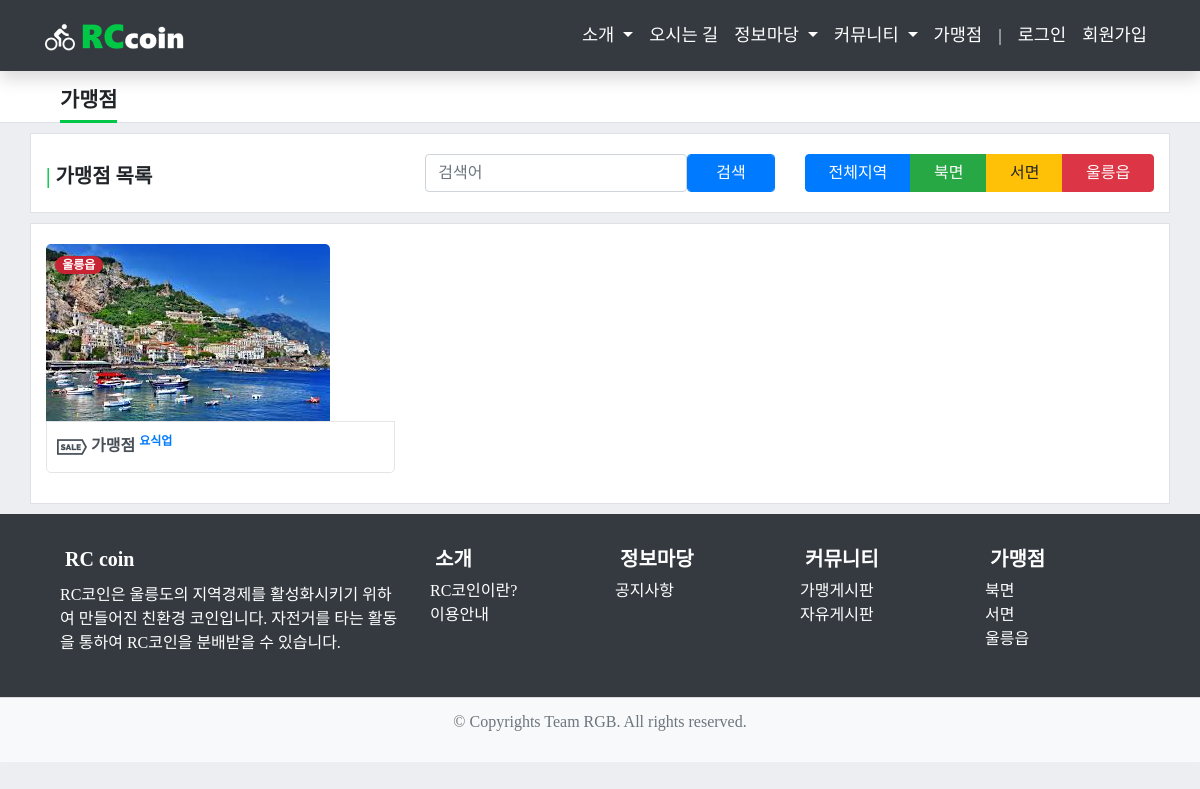
The app's page /store/list/ with its own data.
### store/models.py (models this page shows, shortened)
class Photo(models.Model):
    store = models.ForeignKey('Store', on_delete=models.CASCADE)
    image = ThumbnailImageField(upload_to=upload_path_handler, null=True)
    upload_date = models.DateTimeField(auto_now_add=True)
    class Meta:
        ordering = ['store']

@python_2_unicode_compatible
class Store(models.Model):
    name = models.CharField(max_length=100, null=True)
    corporate_number = models.CharField(max_length=12, null=True)
    representative = models.ForeignKey(User, null=True, on_delete=models.CASCADE)
    category = models.ForeignKey(Category, null=True, on_delete=models.CASCADE)
    location = models.ForeignKey(Location, null=True, on_delete=models.CASCADE)
    address = models.CharField(max_length=100, null=True, default='-')
    phone_number = models.CharField(max_length=15, null=True, default='-')
    url = models.CharField(max_length=100, null=True, default='-')
    opening_hour = models.CharField(max_length=2, null=True)
    opening_minute = models.CharField(max_length=2, null=True)
    closing_hour = models.CharField(max_length=2, null=True)
    closing_minute = models.CharField(max_length=2, null=True)
    description = models.TextField(blank=True)
    registered_date = models.DateTimeField(auto_now_add=True, null=True)
    modified_date = models.DateTimeField(auto_now=True)
    status = models.IntegerField(default=1)
    def __str__(self):
        return self.name

class Location(models.Model):
    loc = models.CharField(max_length=20)
    def __str__(self):
        return self.loc

class Category(models.Model):
    domain = models.CharField(max_length=20)
    def __str__(self):
        return self.domain

### store/views.py (the view)
# urls.py: path('list/', StorePV.as_view(), name='store_list'),
class StorePV(ListView):
    model=Photo
    paginate_by = 9
    context_object_name = 'photos'
    template_name = 'store_list.html'
    def get_context_data(self, **kwargs):
        context = super(StorePV, self).get_context_data(**kwargs)
        paginator = context['paginator']
        page_numbers_range = 5  # Display only 5 page numbers
        max_index = len(paginator.page_range)
        page = self.request.GET.get('page')
        self.request.session['page'] = page
        current_page = int(page) if page else 1
        if 'filter' in self.request.session:
            del self.request.session['filter']
        if 'keyword' in self.request.session:
            del self.request.session['keyword']
        start_index = int((current_page - 1) / page_numbers_range) * page_numbers_range
        end_index = start_index + page_numbers_range
        if end_index >= max_index:
            end_index = max_index
        page_range = paginator.page_range[start_index:end_index]
        context['page_range'] = page_range
        return context
    def get_queryset(self, **kwargs):
        queryset = Photo.objects.filter(Q(store__status=2)) # filter returns a list so you might consider skip except part
        return queryset

### store/templates/store/photo_list.html (shortened to what this page needs)
{% extends 'base.html' %}
{% block head %}
{% load staticfiles %}
{% endblock head %}
{% block body %}
    <div id="contents" class="page-header">
        <div class="container">
            <div class="row page-title">
                <a>가맹점</a>
            </div>
        </div>
    </div>
    <div id="contents">
        <div class="container">
            <div class="row justify-content-center page">
                <div class="col-md card">
                    <div class="card-body">
                        <div class="row">
                            <h5 class="col-lg-4 col-md-12 col-sm-12 card-subtitle"><a style="color:#00c746;">|</a> 가맹점 목록</h5>
                            <div class="col-lg-4 col-md-12 col-sm-12 margin-top" style="text-align: right;">
                                <form id="searchform" action="{% url 'store:filteredStores' 4 %}" method="GET" class="row" style="margin: 0;">
                                    <input type="text" id="keyword" name="keyword" class="form-control" style="width: 75%;" required placeholder="검색어" />
                                    <input type="submit" value="검색" class="btn btn-primary form-control" style="width: 25%;" />
                                </form>
                            </div>
                            <div class="col-lg-4 col-md-12 col-sm-12 btn-group margin-top">
                                <a href="{% url 'store:store_list' %}?page=1" class="btn btn-primary">전체지역</a>
                                <a href="{% url 'store:filteredStores' 3 %}?page=1" class="btn btn-success" />북면</a>
                                <a href="{% url 'store:filteredStores' 2 %}?page=1" class="btn btn-warning" />서면</a>
                                <a href="{% url 'store:filteredStores' 1 %}?page=1" class="btn btn-danger" />울릉읍</a>
                            </div>
                        </div>
                    </div>
                </div>
            </div>
            <div class="row justify-content-center page">
                <div class="col-md card">
                    <div class="card-body">
                        <div class="row">
                            {% for photo in photos %}
                            <a href="{% url 'store:filteredStoresDetail' photo.store_id %}">
                                <div class="col-lg-4 col-md-6 col-sm-12 card"> <img class="img-fluid" src="/media/{{ photo.image }}" alt="">
                                    <div class="card-img-overlay"><span class="badge badge-pill badge{{ photo.store.location.id }}">{{ photo.store.location }}</span> </div>
                                    <div class="card-body">
                                        <div class="news-title">
                                            <h2 class=" title-small"><a href="#"><img src="{% static 'img/store.png' %}"> {{ photo.store }}</a> <sup class="text-primary">{{ photo.store.category }}</sup></h2>
                                        </div>
                                    </div>
                                </div>
                            </a>
                            {% endfor %}
                        </div>
                    </div>
                </div>
            </div>
        </div>
    </div>
{% endblock body %}

### wallet/static/css/style.css (style rules this page uses)
body { font-family: 'Nanum Gothic'; font-size: 1rem; background: #edeef2; height: 100vh; }
a { text-decoration: none !important; }
.page { background-color: #fff; margin-top: 10px; margin-bottom: 10px; padding-top: 20px; padding-bottom: 20px; border: 1px solid #dee2e6; }
.page-header { height: 75px; background-color: #fff; border-bottom: 1px solid #dee2e6; }
.page-title { padding-top: 36px; padding-left: 30px; }
.page-title>a { font-size: 1.3rem; border-bottom: 3px solid #00c746; padding-bottom: 5px; font-weight: 600; }
.card { border: 0; border-radius: 0; }
.card { border: none; }
.card-subtitle { font-weight: 600; margin-top: 10px; }
.card-body { padding: 0rem; vertical-align: middle; }

### records on screen
Photo: image (picture), store.location "울릉읍", store "가맹점", store.category "요식업"
